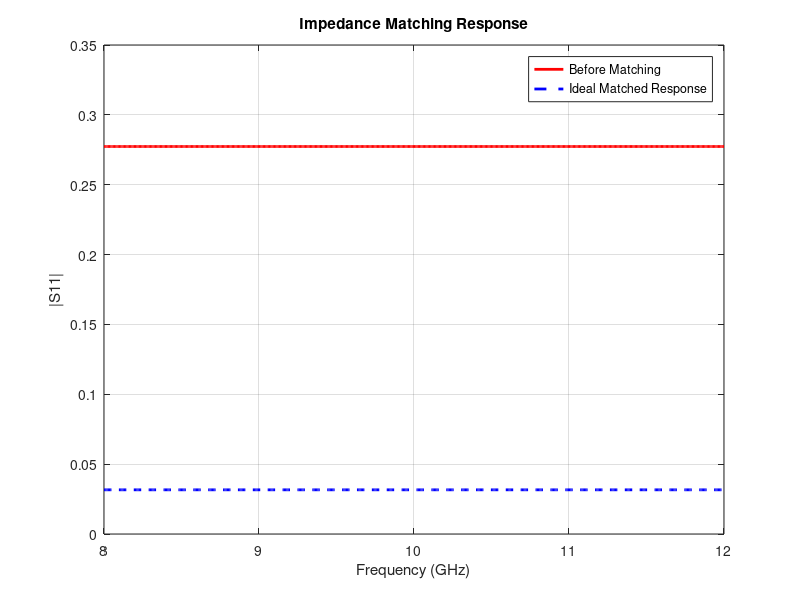
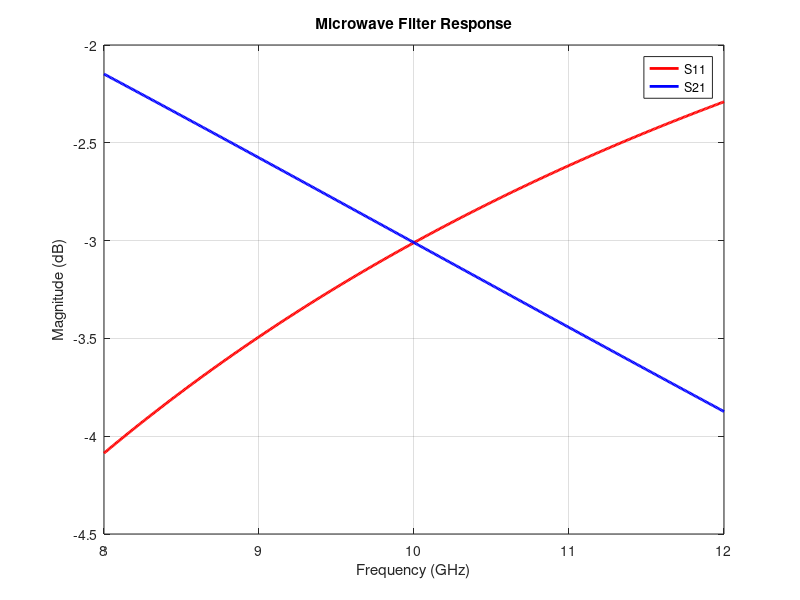
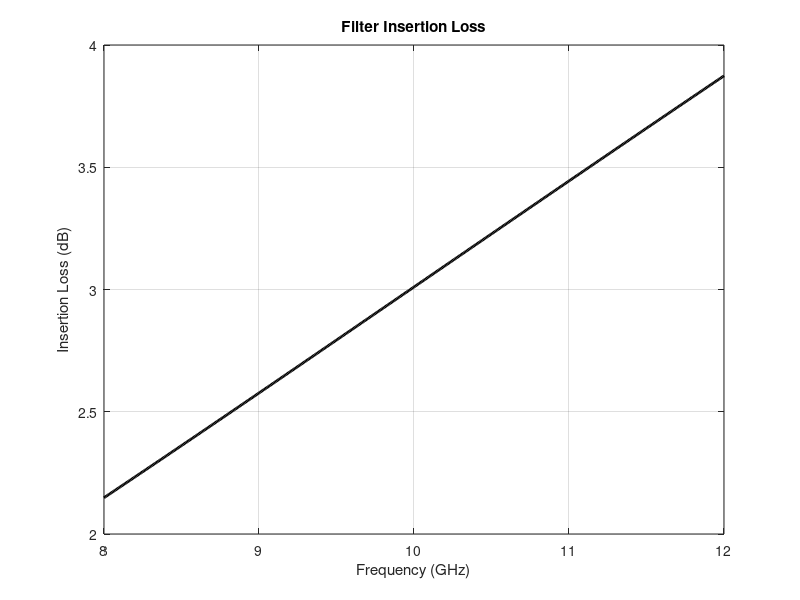

These charts were generated, in order, by the following MATLAB code:

clc;
clear;
close all;

% Input parameters
Z0 = 50;
ZL = 75 + 1i*25;
f0 = 10e9;
f = linspace(8e9,12e9,501);

% Impedance matching calculations before matching
GammaL = (ZL-Z0)/(ZL+Z0);
Gmag = abs(GammaL);
RL_before = -20*log10(Gmag);
VSWR = (1+Gmag)/(1-Gmag);

% Ideal matching at 10 GHz
RL_after = 30;
Gamma_after = 10^(-RL_after/20);

% Simple first-order low-pass filter response
fc = 10e9;
S21 = 1./sqrt(1 + (f/fc).^2);
S11 = sqrt(1 - abs(S21).^2);

IL = -20*log10(abs(S21));
RL_filter = -20*log10(abs(S11));

% Display results
fprintf('IMPEDANCE MATCHING RESULTS\n');
fprintf('Reflection coefficient = %.4f\n',Gmag);
fprintf('Return loss before matching = %.2f dB\n',RL_before);
fprintf('VSWR before matching = %.2f\n',VSWR);
fprintf('Ideal return loss after matching = %.2f dB\n',RL_after);
fprintf('Ideal reflection coefficient after matching = %.4f\n',Gamma_after);

fprintf('\nFILTER RESULTS\n');
fprintf('Designed cutoff frequency = %.2f GHz\n',fc/1e9);

% Impedance matching graph
figure;
plot(f/1e9, Gmag*ones(size(f)),'r','LineWidth',2);
hold on;
plot(f/1e9, Gamma_after*ones(size(f)),'b--','LineWidth',2);
grid on;
xlabel('Frequency (GHz)');
ylabel('|S11|');
title('Impedance Matching Response');
legend('Before Matching','Ideal Matched Response');

% Filter S-parameter graph
figure;
plot(f/1e9,20*log10(abs(S11)),'r','LineWidth',2);
hold on;
plot(f/1e9,20*log10(abs(S21)),'b','LineWidth',2);
grid on;
xlabel('Frequency (GHz)');
ylabel('Magnitude (dB)');
title('Microwave Filter Response');
legend('S11','S21');

% Insertion loss graph
figure;
plot(f/1e9,IL,'k','LineWidth',2);
grid on;
xlabel('Frequency (GHz)');
ylabel('Insertion Loss (dB)');
title('Filter Insertion Loss');
